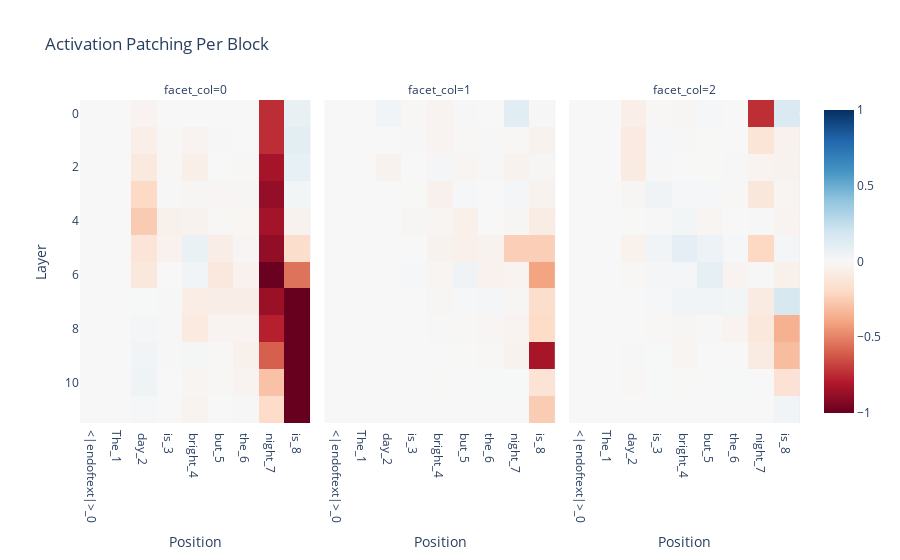

Notebook code for this chart:
### Code cell
imshow(every_block_result, facet_col=0, title="Activation Patching Per Block", xaxis="Position", yaxis="Layer", zmax=1, zmin=-1, x= [f"{tok}_{i}" for i, tok in enumerate(model.to_str_tokens(clean_tokens[0][0:9]))])

### Figure 1 — Plotly figure (JSON) as saved in the notebook; plotly's stock layout.template omitted (floating-point values rounded to 4 significant figures)
{"data": [{"coloraxis": "coloraxis", "hovertemplate": "Position: %{x}<br>Layer: %{y}<br>color: %{z}<extra></extra>", "name": "0", "type": "heatmap", "x": ["<|endoftext|>_0", "The_1", " day_2", " is_3", " bright_4", " but_5", " the_6", " night_7", " is_8"], "xaxis": "x", "yaxis": "y", "z": [[0, 0, -0.02504, 0, 0, 0, 0, -0.742, 0.0744], [0, 0, -0.06085, -0.008634, -0.02877, 0.007096, -0.001909, -0.7427, 0.1032], [0, 0, -0.1024, -0.008208, -0.05893, 4.44e-05, -0.006473, -0.8344, 0.08315], [0, 0, -0.205, -0.005152, -0.01659, -0.0179, -0.01178, -0.8833, 0.02415], [0, 0, -0.2586, -0.04872, -0.03616, -0.00631, -0.01668, -0.8391, -0.03628], [0, 0, -0.1283, -0.04232, 0.06646, -0.06584, -0.01814, -0.8849, -0.1754], [0, 0, -0.1088, -0.001876, 0.031, -0.1037, -0.04347, -0.9882, -0.5452], [0, 0, 0.004535, 0.006274, -0.07211, -0.06746, -0.06608, -0.8646, -1.001], [0, 0, 0.02186, -0.006045, -0.09461, -0.02991, -0.031, -0.7816, -1.176], [0, 0, 0.03827, -0.004094, 0.01472, -0.009814, -0.04799, -0.6027, -1.37], [0, 0, 0.04579, 0.001151, -0.02364, -0.008041, -0.0269, -0.2944, -1.514], [0, 0, 0.01337, -0.001626, -0.03151, 0.002137, 0.005644, -0.1929, -1.417]]}, {"coloraxis": "coloraxis", "hovertemplate": "Position: %{x}<br>Layer: %{y}<br>color: %{z}<extra></extra>", "name": "1", "type": "heatmap", "x": ["<|endoftext|>_0", "The_1", " day_2", " is_3", " bright_4", " but_5", " the_6", " night_7", " is_8"], "xaxis": "x2", "yaxis": "y2", "z": [[0, 0, 0.03669, -0.008634, -0.02877, 0.007096, -0.001909, 0.1123, -0.004121], [0, 0, -0.001239, -0.004389, -0.02663, -0.009109, -0.005291, -0.00675, -0.03302], [0, 0, -0.03293, -0.0004013, 0.01717, -0.02058, -0.005972, -0.03741, -0.01176], [0, 0, -0.001002, -0.002662, -0.04677, 0.008133, -0.0004369, 0.01934, -0.03739], [0, 0, -0.001105, -0.01358, -0.01905, -0.05321, -0.000127, -0.01533, -0.0805], [0, 0, -0.001406, 0.002311, -0.03403, -0.05035, -0.03668, -0.2466, -0.2469], [0, 0, -0.001395, 0.009043, -0.02493, 0.04144, -0.04229, -0.02602, -0.4039], [0, 0, 0.0006279, -0.0006593, -0.01447, 0.01089, 0.01865, -0.01259, -0.1758], [0, 0, -0.0002318, 0.0008772, -0.004903, -0.008101, -0.01803, -0.02959, -0.1938], [0, 0, 0.001592, 0.002328, 0.0003775, -0.003365, -0.007778, -0.03596, -0.8286], [0, 0, 0.0006844, 0.0002124, -0.00267, 0.0004132, 0.003371, 0.003583, -0.1432], [0, 0, 0, 0, 0, 0, 0, 0, -0.2542]]}, {"coloraxis": "coloraxis", "hovertemplate": "Position: %{x}<br>Layer: %{y}<br>color: %{z}<extra></extra>", "name": "2", "type": "heatmap", "x": ["<|endoftext|>_0", "The_1", " day_2", " is_3", " bright_4", " but_5", " the_6", " night_7", " is_8"], "xaxis": "x3", "yaxis": "y3", "z": [[0, 0, -0.06322, -0.007159, -0.01452, 0.01035, 0.002557, -0.7395, 0.1484], [0, 0, -0.09262, 0.008231, -0.004052, -0.002405, 0.001386, -0.1314, -0.04054], [0, 0, -0.08652, 0.006159, -0.002011, -0.002476, -0.003814, -0.02781, -0.03581], [0, 0, -0.01121, 0.0395, 0.008909, 0.01211, -0.007112, -0.1133, -0.02229], [0, 0, -0.003196, 0.006152, 0.0249, -0.02157, 7.029e-05, 0.006893, -0.02788], [0, 0, -0.04442, 0.03244, 0.09849, 0.05978, 0.01212, -0.2081, 0.02034], [0, 0, -0.009958, 0.02146, 0.01689, 0.08815, -0.02792, -0.00433, -0.04806], [0, 0, -2.617e-06, 0.008741, 0.03447, 0.03437, 0.02404, -0.08563, 0.1626], [0, 0, -0.001442, -0.00671, -0.01237, 0.007443, -0.02548, -0.1072, -0.3568], [0, 0, -0.004959, 0.003302, -0.02232, -0.001413, -0.001681, -0.08818, -0.3159], [0, 0, -0.00671, 0.003972, -0.002827, 0.001623, 0.005482, 0.001289, -0.147], [0, 0, 0, 0, 0, 0, 0, 0, 0.03624]]}], "layout": {"annotations": [{"font": {}, "showarrow": false, "text": "facet_col=0", "x": 0.16, "xanchor": "center", "xref": "paper", "y": 1, "yanchor": "bottom", "yref": "paper"}, {"font": {}, "showarrow": false, "text": "facet_col=1", "x": 0.5, "xanchor": "center", "xref": "paper", "y": 1, "yanchor": "bottom", "yref": "paper"}, {"font": {}, "showarrow": false, "text": "facet_col=2", "x": 0.84, "xanchor": "center", "xref": "paper", "y": 1, "yanchor": "bottom", "yref": "paper"}], "coloraxis": {"cmax": 1, "cmid": 0, "cmin": -1, "colorscale": [[0, "rgb(103,0,31)"], [0.1, "rgb(178,24,43)"], [0.2, "rgb(214,96,77)"], [0.3, "rgb(244,165,130)"], [0.4, "rgb(253,219,199)"], [0.5, "rgb(247,247,247)"], [0.6, "rgb(209,229,240)"], [0.7, "rgb(146,197,222)"], [0.8, "rgb(67,147,195)"], [0.9, "rgb(33,102,172)"], [1, "rgb(5,48,97)"]]}, "title": {"text": "Activation Patching Per Block"}, "xaxis": {"anchor": "y", "constrain": "domain", "domain": [0, 0.32], "scaleanchor": "y", "title": {"text": "Position"}}, "xaxis2": {"anchor": "y2", "domain": [0.34, 0.66], "matches": "x", "title": {"text": "Position"}}, "xaxis3": {"anchor": "y3", "domain": [0.68, 1.0], "matches": "x", "title": {"text": "Position"}}, "yaxis": {"anchor": "x", "autorange": "reversed", "constrain": "domain", "domain": [0, 1], "title": {"text": "Layer"}}, "yaxis2": {"anchor": "x2", "domain": [0, 1], "matches": "y", "showticklabels": false}, "yaxis3": {"anchor": "x3", "domain": [0, 1], "matches": "y", "showticklabels": false}}}
